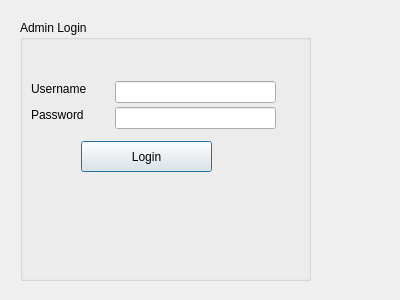
<?xml version="1.0" encoding="UTF-8"?>
<ui version="4.0">
 <class>adminLogin</class>
 <widget class="QDialog" name="adminLogin">
  <property name="geometry">
   <rect>
    <x>0</x>
    <y>0</y>
    <width>400</width>
    <height>300</height>
   </rect>
  </property>
  <property name="windowTitle">
   <string>Dialog</string>
  </property>
  <widget class="QGroupBox" name="groupBox">
   <property name="geometry">
    <rect>
     <x>20</x>
     <y>20</y>
     <width>291</width>
     <height>261</height>
    </rect>
   </property>
   <property name="title">
    <string>Admin Login</string>
   </property>
   <widget class="QLabel" name="label_2">
    <property name="geometry">
     <rect>
      <x>11</x>
      <y>61</y>
      <width>71</width>
      <height>16</height>
     </rect>
    </property>
    <property name="text">
     <string>Username</string>
    </property>
   </widget>
   <widget class="QLabel" name="label">
    <property name="geometry">
     <rect>
      <x>11</x>
      <y>87</y>
      <width>71</width>
      <height>16</height>
     </rect>
    </property>
    <property name="text">
     <string>Password</string>
    </property>
   </widget>
   <widget class="QLineEdit" name="name">
    <property name="geometry">
     <rect>
      <x>95</x>
      <y>61</y>
      <width>161</width>
      <height>22</height>
     </rect>
    </property>
   </widget>
   <widget class="QLineEdit" name="password">
    <property name="geometry">
     <rect>
      <x>95</x>
      <y>87</y>
      <width>161</width>
      <height>22</height>
     </rect>
    </property>
    <property name="echoMode">
     <enum>QLineEdit::Password</enum>
    </property>
   </widget>
   <widget class="QPushButton" name="pushButton">
    <property name="geometry">
     <rect>
      <x>61</x>
      <y>121</y>
      <width>131</width>
      <height>31</height>
     </rect>
    </property>
    <property name="text">
     <string>Login</string>
    </property>
   </widget>
   <widget class="QLabel" name="wrongPW">
    <property name="geometry">
     <rect>
      <x>60</x>
      <y>210</y>
      <width>221</width>
      <height>16</height>
     </rect>
    </property>
    <property name="text">
     <string/>
    </property>
   </widget>
  </widget>
 </widget>
 <resources/>
 <connections/>
</ui>
